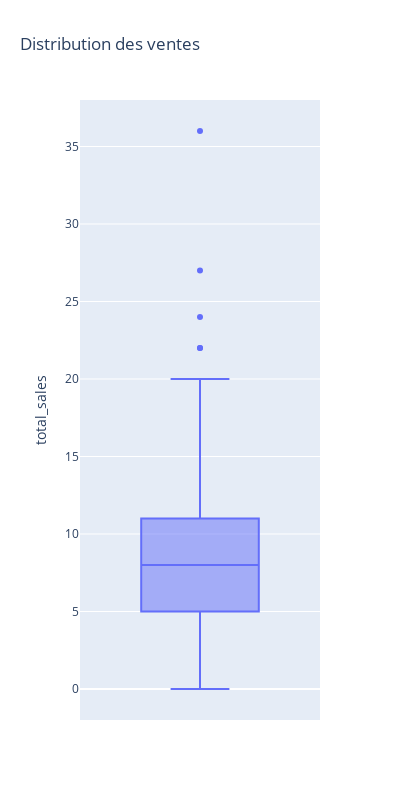

The notebook cell this image was saved under:
### Code cell
#Autre méthode avec plotly express
fig = px.box(
    data_frame=df_fusion,
    y="total_sales",
    title="Distribution des ventes",
    height=800,
    width=400
)

fig.show()

### Figure 1 — Plotly figure (JSON) as saved in the notebook; plotly's stock layout.template omitted (floating-point values rounded to 4 significant figures; data arrays with more than 128 entries replaced by an {"elided": "..."} marker saying what was removed)
{"data": [{"alignmentgroup": "True", "hovertemplate": "total_sales=%{y}<extra></extra>", "legendgroup": "", "marker": {"color": "#636efa"}, "name": "", "notched": false, "offsetgroup": "", "orientation": "v", "showlegend": false, "type": "box", "x0": " ", "xaxis": "x", "y": {"elided": "713 float values"}, "y0": " ", "yaxis": "y"}], "layout": {"boxmode": "group", "height": 800, "legend": {"tracegroupgap": 0}, "title": {"text": "Distribution des ventes"}, "width": 400, "xaxis": {"anchor": "y", "domain": [0, 1]}, "yaxis": {"anchor": "x", "domain": [0, 1], "title": {"text": "total_sales"}}}}
